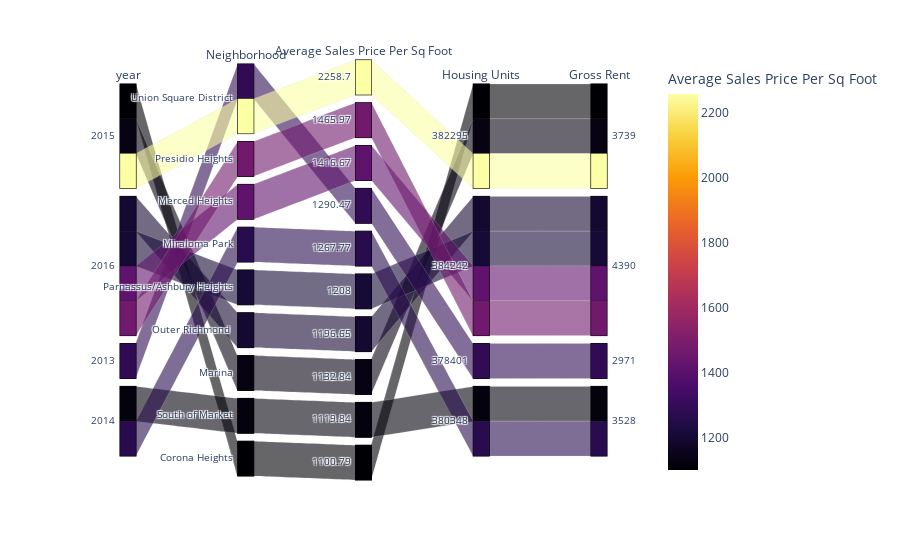

Notebook source saved alongside this figure:
### Code cell
# Parallel Categories Plot
# YOUR CODE HERE!
par_Cat_plot = px.parallel_categories(
    top_10, color="sale_price_sqr_foot",
    color_continuous_scale=px.colors.sequential.Inferno,
    labels={"neighborhood": "Neighborhood", "sale_price_sqr_foot": " Average Sales Price Per Sq Foot",
            "gross_rent": "Gross Rent", "housing_units": "Housing Units"})
par_Cat_plot

### Figure 1 — Plotly figure (JSON) as saved in the notebook; plotly's stock layout.template omitted (floating-point values rounded to 4 significant figures)
{"data": [{"dimensions": [{"label": "year", "values": [2015, 2016, 2016, 2013, 2014, 2016, 2016, 2015, 2014, 2015]}, {"label": "Neighborhood", "values": ["Union Square District", "Presidio Heights", "Merced Heights", "Union Square District", "Miraloma Park", "Parnassus/Ashbury Heights", "Outer Richmond ", "Marina", "South of Market", "Corona Heights"]}, {"label": " Average Sales Price Per Sq Foot", "values": [2259.0, 1466.0, 1417.0, 1290.0, 1268.0, 1208, 1197.0, 1133.0, 1120.0, 1101.0]}, {"label": "Housing Units", "values": [382295, 384242, 384242, 378401, 380348, 384242, 384242, 382295, 380348, 382295]}, {"label": "Gross Rent", "values": [3739, 4390, 4390, 2971, 3528, 4390, 4390, 3739, 3528, 3739]}], "domain": {"x": [0, 1], "y": [0, 1]}, "line": {"color": [2259.0, 1466.0, 1417.0, 1290.0, 1268.0, 1208, 1197.0, 1133.0, 1120.0, 1101.0], "coloraxis": "coloraxis"}, "name": "", "type": "parcats"}], "layout": {"coloraxis": {"colorbar": {"title": {"text": " Average Sales Price Per Sq Foot"}}, "colorscale": [[0, "#000004"], [0.1111, "#1b0c41"], [0.2222, "#4a0c6b"], [0.3333, "#781c6d"], [0.4444, "#a52c60"], [0.5556, "#cf4446"], [0.6667, "#ed6925"], [0.7778, "#fb9b06"], [0.8889, "#f7d13d"], [1, "#fcffa4"]]}, "legend": {"tracegroupgap": 0}, "margin": {"t": 60}}}
